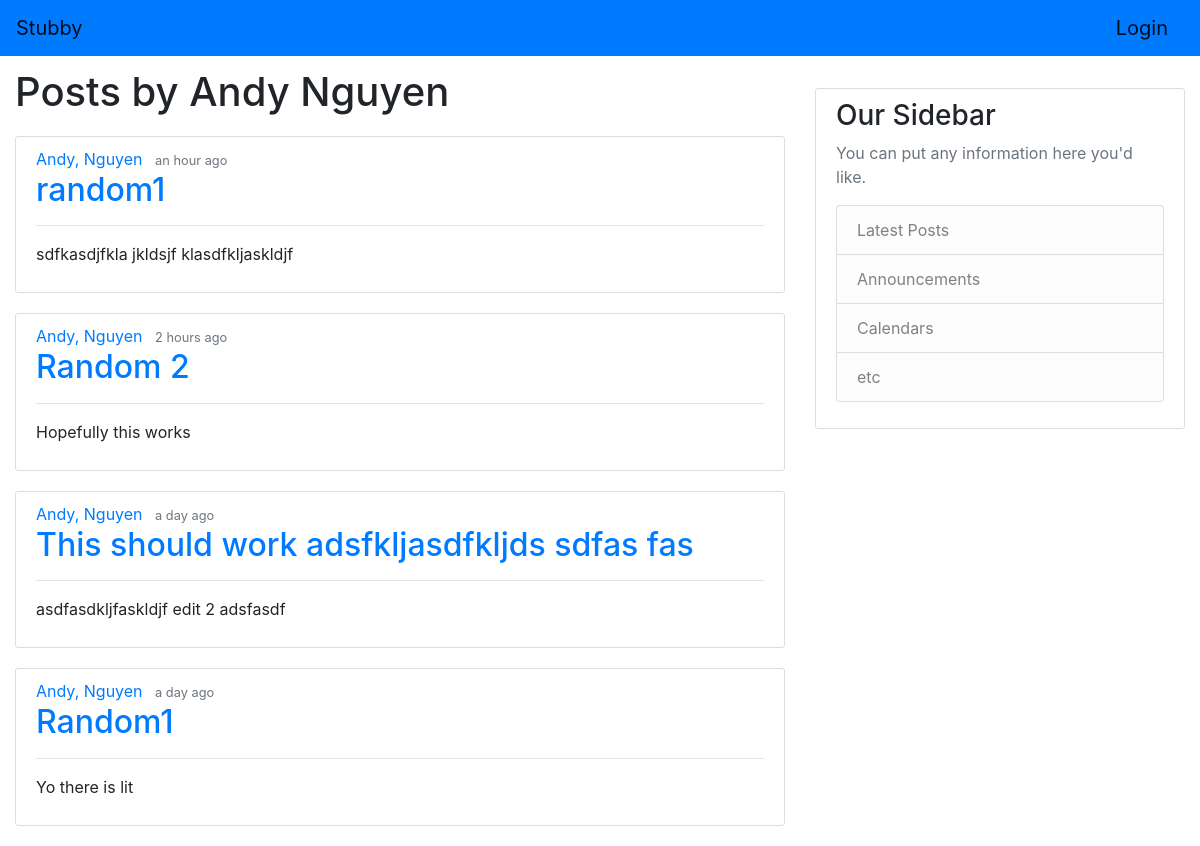
Screenshot of /user/acnguye with the database file from the repository.
### stubby/models.py (models this page shows, shortened)
class User(db.Model, UserMixin):
    id = db.Column(db.Integer, primary_key=True)
    email = db.Column(db.String(120), unique=True, nullable=False)
    first_name = db.Column(db.String(30), nullable=False)
    last_name = db.Column(db.String(30), nullable=False)
    username = db.Column(db.String(30), nullable=False)
    image_file = db.Column(db.String(200), nullable=False,
                           default='default.jpg')
    posts = db.relationship('Post', backref='author', lazy=True)

class Post(db.Model):
    id = db.Column(db.Integer, primary_key=True)
    title = db.Column(db.String(100), nullable=False)
    date_posted = db.Column(db.DateTime, nullable=False,
                            default=datetime.utcnow)
    content = db.Column(db.Text, nullable=False)
    user_id = db.Column(db.Integer, db.ForeignKey('user.id'), nullable=False)

### stubby/users/routes.py (the view)
@users.route("/user/<string:username>")
def user_posts(username):
    user = User.query.filter_by(username=username).first_or_404()
    post = Post.query.filter_by(author=user).order_by(Post.date_posted.desc())
    return render_template('user_posts.html', title="Post by " + user.first_name + " " + user.last_name, posts=post, user=user)

### stubby/templates/user_posts.html (shortened to what this page needs)
{% extends 'base.html' %}
{% block content %}
<h1 class="mb-3">Posts by {{user.first_name}} {{user.last_name}}</h1>
{% for post in posts %}
    <article class="media content-section">
        <div class="media-body">
            <div class="article-metadata">
                <a class="mr-2" href="{{url_for('users.user_posts', username=post.author.username)}}">{{ post.author.first_name }}, {{ post.author.last_name }}</a>
                <small class="text-muted">{{ moment(post.date_posted).fromNow() }}</small>
            </div>
            <h2><a class="article-title" href="{{url_for('posts.post', post_id=post.id)}}">{{ post.title }}</a></h2>
            <hr>
            <p class="article-content">{{ post.content }}</p>
        </div>
    </article>
{% endfor %}
{% endblock content%}

### stubby/static/style.css (style rules this page uses)
.content-section { margin-top: 20px; background: #ffffff; padding: 10px 20px; border: 1px solid #dddddd; border-radius: 3px; margin-bottom: 20px; }

### rows the page displays
User: first_name "Andy", last_name "Nguyen"
Post: author.first_name "Andy", author.last_name "Nguyen", date_posted "an hour ago", title "random1", content "sdfkasdjfkla jkldsjf klasdfkljaskldjf"
Post: author.first_name "Andy", author.last_name "Nguyen", date_posted "2 hours ago", title "Random 2", content "Hopefully this works"
Post: author.first_name "Andy", author.last_name "Nguyen", date_posted "a day ago", title "This should work adsfkljasdfkljds sdfas fas", content "asdfasdkljfaskldjf edit 2 adsfasdf"
Post: author.first_name "Andy", author.last_name "Nguyen", date_posted "a day ago", title "Random1", content "Yo there is lit"
